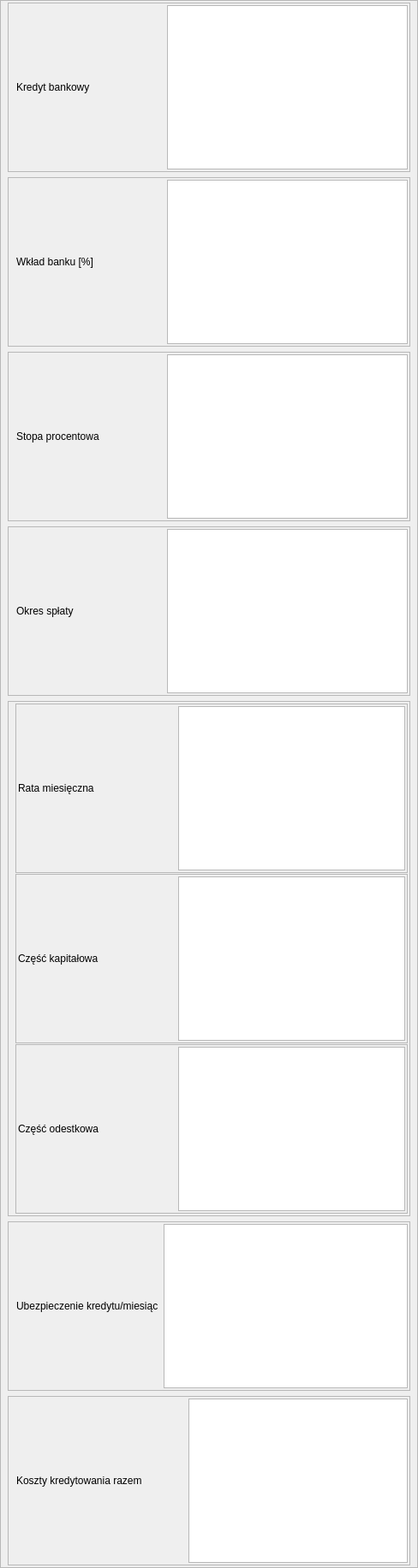
                         <widget class="QFrame" name="frame_credit_data">
                          <property name="frameShape">
                           <enum>QFrame::StyledPanel</enum>
                          </property>
                          <property name="frameShadow">
                           <enum>QFrame::Raised</enum>
                          </property>
                          <layout class="QVBoxLayout" name="verticalLayout_10">
                           <property name="spacing">
                            <number>6</number>
                           </property>
                           <property name="leftMargin">
                            <number>8</number>
                           </property>
                           <property name="topMargin">
                            <number>2</number>
                           </property>
                           <property name="rightMargin">
                            <number>8</number>
                           </property>
                           <property name="bottomMargin">
                            <number>2</number>
                           </property>
                           <item>
                            <widget class="QFrame" name="frame_label_and_text_credit">
                             <property name="minimumSize">
                              <size>
                               <width>0</width>
                               <height>50</height>
                              </size>
                             </property>
                             <property name="frameShape">
                              <enum>QFrame::StyledPanel</enum>
                             </property>
                             <property name="frameShadow">
                              <enum>QFrame::Raised</enum>
                             </property>
                             <layout class="QHBoxLayout" name="horizontalLayout_14">
                              <property name="topMargin">
                               <number>2</number>
                              </property>
                              <property name="rightMargin">
                               <number>2</number>
                              </property>
                              <property name="bottomMargin">
                               <number>2</number>
                              </property>
                              <item>
                               <widget class="QLabel" name="label_9">
                                <property name="minimumSize">
                                 <size>
                                  <width>170</width>
                                  <height>0</height>
                                 </size>
                                </property>
                                <property name="text">
                                 <string>Kredyt bankowy</string>
                                </property>
                               </widget>
                              </item>
                              <item>
                               <widget class="QTextEdit" name="text_credit"/>
                              </item>
                             </layout>
                            </widget>
                           </item>
                           <item>
                            <widget class="QFrame" name="frame_label_and_text_bank_contribution">
                             <property name="minimumSize">
                              <size>
                               <width>0</width>
                               <height>50</height>
                              </size>
                             </property>
                             <property name="frameShape">
                              <enum>QFrame::StyledPanel</enum>
                             </property>
                             <property name="frameShadow">
                              <enum>QFrame::Raised</enum>
                             </property>
                             <layout class="QHBoxLayout" name="horizontalLayout_15">
                              <property name="topMargin">
                               <number>2</number>
                              </property>
                              <property name="rightMargin">
                               <number>2</number>
                              </property>
                              <property name="bottomMargin">
                               <number>2</number>
                              </property>
                              <item>
                               <widget class="QLabel" name="label_10">
                                <property name="minimumSize">
                                 <size>
                                  <width>170</width>
                                  <height>0</height>
                                 </size>
                                </property>
                                <property name="text">
                                 <string>Wkład banku [%]</string>
                                </property>
                               </widget>
                              </item>
                              <item>
                               <widget class="QTextEdit" name="text_bank_contribution"/>
                              </item>
                             </layout>
                            </widget>
                           </item>
                           <item>
                            <widget class="QFrame" name="frame_label_and_text_interest_rate">
                             <property name="minimumSize">
                              <size>
                               <width>0</width>
                               <height>50</height>
                              </size>
                             </property>
                             <property name="frameShape">
                              <enum>QFrame::StyledPanel</enum>
                             </property>
                             <property name="frameShadow">
                              <enum>QFrame::Raised</enum>
                             </property>
                             <layout class="QHBoxLayout" name="horizontalLayout_26">
                              <property name="topMargin">
                               <number>2</number>
                              </property>
                              <property name="rightMargin">
                               <number>2</number>
                              </property>
                              <property name="bottomMargin">
                               <number>2</number>
                              </property>
                              <item>
                               <widget class="QLabel" name="label_21">
                                <property name="minimumSize">
                                 <size>
                                  <width>170</width>
                                  <height>0</height>
                                 </size>
                                </property>
                                <property name="text">
                                 <string>Stopa procentowa</string>
                                </property>
                               </widget>
                              </item>
                              <item>
                               <widget class="QTextEdit" name="text_interest_rate"/>
                              </item>
                             </layout>
                            </widget>
                           </item>
                           <item>
                            <widget class="QFrame" name="frame_label_and_text_repayment_period">
                             <property name="minimumSize">
                              <size>
                               <width>0</width>
                               <height>50</height>
                              </size>
                             </property>
                             <property name="frameShape">
                              <enum>QFrame::StyledPanel</enum>
                             </property>
                             <property name="frameShadow">
                              <enum>QFrame::Raised</enum>
                             </property>
                             <layout class="QHBoxLayout" name="horizontalLayout_27">
                              <property name="topMargin">
                               <number>2</number>
                              </property>
                              <property name="rightMargin">
                               <number>2</number>
                              </property>
                              <property name="bottomMargin">
                               <number>2</number>
                              </property>
                              <item>
                               <widget class="QLabel" name="label_22">
                                <property name="minimumSize">
                                 <size>
                                  <width>170</width>
                                  <height>0</height>
                                 </size>
                                </property>
                                <property name="text">
                                 <string>Okres spłaty</string>
                                </property>
                               </widget>
                              </item>
                              <item>
                               <widget class="QTextEdit" name="text_repayment_period"/>
                              </item>
                             </layout>
                            </widget>
                           </item>
                           <item>
                            <widget class="QFrame" name="frame_label_and_text_monthly_installment_group">
                             <property name="minimumSize">
                              <size>
                               <width>0</width>
                               <height>120</height>
                              </size>
                             </property>
                             <property name="frameShape">
                              <enum>QFrame::StyledPanel</enum>
                             </property>
                             <property name="frameShadow">
                              <enum>QFrame::Raised</enum>
                             </property>
                             <layout class="QVBoxLayout" name="verticalLayout_11">
                              <property name="spacing">
                               <number>1</number>
                              </property>
                              <property name="leftMargin">
                               <number>8</number>
                              </property>
                              <property name="topMargin">
                               <number>2</number>
                              </property>
                              <property name="rightMargin">
                               <number>2</number>
                              </property>
                              <property name="bottomMargin">
                               <number>2</number>
                              </property>
                              <item>
                               <widget class="QFrame" name="frame_label_and_text_monthly_installment">
                                <property name="frameShape">
                                 <enum>QFrame::StyledPanel</enum>
                                </property>
                                <property name="frameShadow">
                                 <enum>QFrame::Raised</enum>
                                </property>
                                <layout class="QHBoxLayout" name="horizontalLayout_28">
                                 <property name="spacing">
                                  <number>2</number>
                                 </property>
                                 <property name="leftMargin">
                                  <number>2</number>
                                 </property>
                                 <property name="topMargin">
                                  <number>2</number>
                                 </property>
                                 <property name="rightMargin">
                                  <number>2</number>
                                 </property>
                                 <property name="bottomMargin">
                                  <number>2</number>
                                 </property>
                                 <item>
                                  <widget class="QLabel" name="label_23">
                                   <property name="minimumSize">
                                    <size>
                                     <width>185</width>
                                     <height>0</height>
                                    </size>
                                   </property>
                                   <property name="text">
                                    <string>Rata miesięczna</string>
                                   </property>
                                  </widget>
                                 </item>
                                 <item>
                                  <widget class="QTextEdit" name="text_monthly_installment"/>
                                 </item>
                                </layout>
                               </widget>
                              </item>
                              <item>
                               <widget class="QFrame" name="frame_label_and_text_monthly_installment_capital_part">
                                <property name="frameShape">
                                 <enum>QFrame::StyledPanel</enum>
                                </property>
                                <property name="frameShadow">
                                 <enum>QFrame::Raised</enum>
                                </property>
                                <layout class="QHBoxLayout" name="horizontalLayout_33">
                                 <property name="spacing">
                                  <number>2</number>
                                 </property>
                                 <property name="leftMargin">
                                  <number>2</number>
                                 </property>
                                 <property name="topMargin">
                                  <number>2</number>
                                 </property>
                                 <property name="rightMargin">
                                  <number>2</number>
                                 </property>
                                 <property name="bottomMargin">
                                  <number>2</number>
                                 </property>
                                 <item>
                                  <widget class="QLabel" name="label_28">
                                   <property name="minimumSize">
                                    <size>
                                     <width>185</width>
                                     <height>0</height>
                                    </size>
                                   </property>
                                   <property name="text">
                                    <string>Część kapitałowa</string>
                                   </property>
                                  </widget>
                                 </item>
                                 <item>
                                  <widget class="QTextEdit" name="text_monthly_installment_capital_part"/>
                                 </item>
                                </layout>
                               </widget>
                              </item>
                              <item>
                               <widget class="QFrame" name="frame_label_and_text_text_monthly_installment_interest_part">
                                <property name="frameShape">
                                 <enum>QFrame::StyledPanel</enum>
                                </property>
                                <property name="frameShadow">
                                 <enum>QFrame::Raised</enum>
                                </property>
                                <layout class="QHBoxLayout" name="horizontalLayout_34">
                                 <property name="spacing">
                                  <number>2</number>
                                 </property>
                                 <property name="leftMargin">
                                  <number>2</number>
                                 </property>
                                 <property name="topMargin">
                                  <number>2</number>
                                 </property>
                                 <property name="rightMargin">
                                  <number>2</number>
                                 </property>
                                 <property name="bottomMargin">
                                  <number>2</number>
                                 </property>
                                 <item>
                                  <widget class="QLabel" name="label_29">
                                   <property name="minimumSize">
                                    <size>
                                     <width>185</width>
                                     <height>0</height>
                                    </size>
                                   </property>
                                   <property name="text">
                                    <string>Część odestkowa</string>
                                   </property>
                                  </widget>
                                 </item>
                                 <item>
                                  <widget class="QTextEdit" name="text_monthly_installment_interest_part"/>
                                 </item>
                                </layout>
                               </widget>
                              </item>
                             </layout>
                            </widget>
                           </item>
                           <item>
                            <widget class="QFrame" name="frame_label_and_text_credit_credit_insurance_per_month">
                             <property name="minimumSize">
                              <size>
                               <width>0</width>
                               <height>50</height>
                              </size>
                             </property>
                             <property name="frameShape">
                              <enum>QFrame::StyledPanel</enum>
                             </property>
                             <property name="frameShadow">
                              <enum>QFrame::Raised</enum>
                             </property>
                             <layout class="QHBoxLayout" name="horizontalLayout_29">
                              <property name="topMargin">
                               <number>2</number>
                              </property>
                              <property name="rightMargin">
                               <number>2</number>
                              </property>
                              <property name="bottomMargin">
                               <number>2</number>
                              </property>
                              <item>
                               <widget class="QLabel" name="label_24">
                                <property name="text">
                                 <string>Ubezpieczenie kredytu/miesiąc</string>
                                </property>
                               </widget>
                              </item>
                              <item>
                               <widget class="QTextEdit" name="text_credit_credit_insurance_per_month"/>
                              </item>
                             </layout>
                            </widget>
                           </item>
                           <item>
                            <widget class="QFrame" name="frame_label_and_text_total_credit_cost">
                             <property name="minimumSize">
                              <size>
                               <width>0</width>
                               <height>50</height>
                              </size>
                             </property>
                             <property name="frameShape">
                              <enum>QFrame::StyledPanel</enum>
                             </property>
                             <property name="frameShadow">
                              <enum>QFrame::Raised</enum>
                             </property>
                             <layout class="QHBoxLayout" name="horizontalLayout_30">
                              <property name="topMargin">
                               <number>2</number>
                              </property>
                              <property name="rightMargin">
                               <number>2</number>
                              </property>
                              <property name="bottomMargin">
                               <number>2</number>
                              </property>
                              <item>
                               <widget class="QLabel" name="label_25">
                                <property name="minimumSize">
                                 <size>
                                  <width>195</width>
                                  <height>0</height>
                                 </size>
                                </property>
                                <property name="text">
                                 <string>Koszty kredytowania razem</string>
                                </property>
                               </widget>
                              </item>
                              <item>
                               <widget class="QTextEdit" name="text_total_credit_cost"/>
                              </item>
                             </layout>
                            </widget>
                           </item>
                          </layout>
                         </widget>
